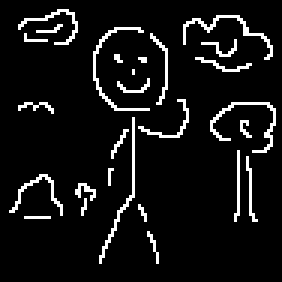
#> input picture OldInProgress/OldEdgeDetection/c.png, 94 x 94 px, found by its file name (shown 3 times larger)
$ python ImgToBinary.py
#> lines starting #> are read from the running program, lines starting #| are printed output that depends on the picture
import sys
import skimage
from skimage import io, filters, feature
import numpy as np


img = skimage.io.imread(fname="C.png")
#> img is the input picture: shape (94, 94, 4); mean R, G, B, A 19.2, 19.2, 19.2, 255

myArr = np.empty((len(img),len(img[0])))
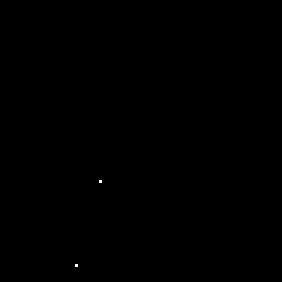
#> myArr: shape (94, 94) float64 (shown 3 times larger); 0.01% of the values are NaN or infinite; the others: min -4.28e+286, max 7.9e+305, mean 1.79e+302; drawn with min black, max white, NaN and infinite black


threshold = 250

for row in range(0, len(img)):
	for col in range(0, len(img[0])):
		if(img[row][col][0] < threshold):
			myArr[row][col] == 0
		else:
			myArr[row][col] == 255
#> this loop made 94 passes

io.imsave(fname='C2.png', arr=skimage.img_as_int(myArr))
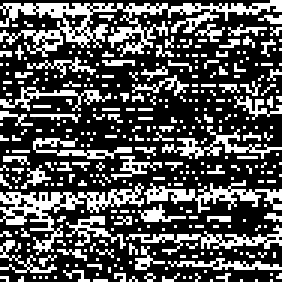
#> saved as C2.png: shape (94, 94) uint16 (shown 3 times larger); min 0, max 32767, mean 10728.5; drawn with min black and max white
io.imshow(myArr)
io.show()


'''
for row in range(0, len(img)):
	for col in range(0, len(img[0])):
		if(all(i < threshold for i in img[row][col])):
			myArr[row][col] == 0
		else:
			myArr[row][col] == 255
'''
